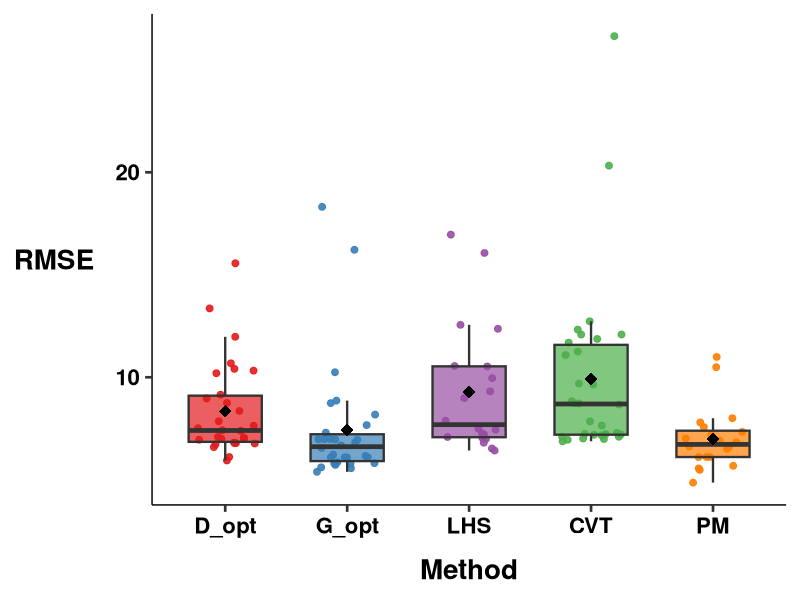
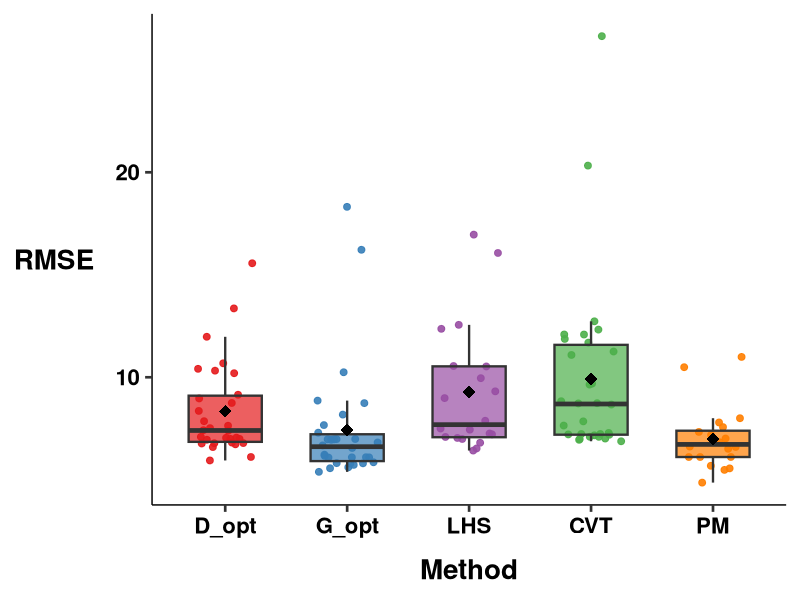

The R script that drew these images, in order:
# --- 加载必要的库 ---
library(ggplot2)
library(dplyr)
if (!requireNamespace("RColorBrewer", quietly = TRUE)) {
  install.packages("RColorBrewer")
}
library(RColorBrewer)

# --- 1. 全局字体大小控制 ---
global_font_size <- 20

# --- 2. 数据加载与准备 (直接从您提供的数据创建数据框) ---
cat("CAN: 正在直接从您提供的数据创建数据框...\n")
raw_data <- data.frame(
  stringsAsFactors = FALSE,
  method = c("G_opt","G_opt","G_opt","G_opt","G_opt","G_opt","G_opt",
             "G_opt","G_opt","G_opt","G_opt","G_opt","G_opt","G_opt",
             "G_opt","G_opt","G_opt","G_opt","G_opt","G_opt","G_opt",
             "G_opt","G_opt","G_opt","G_opt","G_opt","G_opt","G_opt",
             "G_opt","G_opt","D_opt","D_opt","D_opt","D_opt","D_opt",
             "D_opt","D_opt","D_opt","D_opt","D_opt","D_opt","D_opt",
             "D_opt","D_opt","D_opt","D_opt","D_opt","D_opt","D_opt",
             "D_opt","D_opt","D_opt","D_opt","D_opt","D_opt","D_opt",
             "D_opt","D_opt","D_opt","D_opt","CVT","CVT","CVT",
             "CVT","CVT","CVT","CVT","CVT","CVT","CVT","CVT","CVT",
             "CVT","CVT","CVT","CVT","CVT","CVT","CVT","CVT",
             "CVT","CVT","CVT","CVT","CVT","CVT","CVT","CVT","CVT",
             "CVT","PM","PM","PM","PM","PM","PM","PM","PM","PM",
             "PM","PM","PM","PM","PM","PM","PM","PM","PM","PM","PM",
             "LHS","LHS","LHS","LHS","LHS","LHS","LHS","LHS","LHS",
             "LHS","LHS","LHS","LHS","LHS","LHS","LHS","LHS",
             "LHS","LHS","LHS"),
  RMSE_target = c(8.738963342,8.861105906,6.164620366,6.987232814,
                  18.31436235,5.607969396,6.551156548,6.981042668,
                  5.810970275,8.179679084,16.2201326,6.225099329,
                  10.24565788,5.562675134,7.297922263,5.853421787,
                  6.099648506,6.819801863,6.092957577,6.971577261,
                  6.973726199,5.386979033,6.676703994,6.093129551,
                  7.667670054,6.084179709,5.802249162,6.949992805,
                  5.783752622,5.725791282,6.72943329,6.952566694,
                  7.05589227,7.417539053,6.769240527,7.392059435,
                  6.789992268,6.995886789,8.967349939,7.045960551,
                  6.782527603,5.941990672,6.995336974,7.636211775,
                  6.111852166,8.358720428,11.97618007,6.815563467,
                  7.858020031,15.56258739,10.4120228,7.09191813,
                  10.19814803,6.594127469,13.3596679,9.147938664,
                  8.74628205,10.68199976,7.518934919,10.32292261,
                  12.08803647,12.08521529,9.643034642,7.234268093,
                  20.32638239,6.985634897,7.212601279,11.8704365,
                  8.736370636,7.235227128,12.73053111,9.69270365,
                  8.725609164,12.32556592,8.831979355,7.097922461,
                  26.64135047,6.94910016,11.69070288,7.010747734,
                  7.644593397,7.285372154,7.194746441,11.08828808,
                  7.094007051,11.25621228,7.849449358,7.168391556,
                  6.878069901,8.668850286,6.901772786,7.185092688,
                  10.49171295,8.00265612,6.109561118,7.013348021,
                  7.33446269,6.109844133,5.68137318,5.481809284,
                  7.795725404,10.99252635,6.510242297,5.556092375,
                  6.830410884,6.111461139,6.60049322,4.860479645,
                  7.569803905,6.620793235,7.216020969,10.52821124,
                  12.55825402,9.314445453,7.088173167,6.989244633,
                  8.984284652,6.527507273,7.443911425,6.424697956,
                  7.258683398,10.54939529,7.039875085,16.95925978,
                  12.36406756,16.06429762,6.805993099,7.878635302,
                  7.498420956,9.956827217)
)
cat("CAN: 数据框创建成功。\n")

# --- 数据清洗与预处理 ---
rmse_column_to_use <- "RMSE_target" 

raw_data <- raw_data %>%
  filter(!is.na(.data[[rmse_column_to_use]]))

# 定义期望的X轴顺序
desired_order <- c("D_opt", "G_opt", "LHS", "CVT", "PM")
cat("CAN: X轴顺序保持为:", paste(desired_order, collapse=", "), "\n")

raw_data$method <- factor(raw_data$method, levels = desired_order)
method_names <- levels(raw_data$method)
n_methods <- length(method_names)

# --- 3. 计算摘要统计信息 (用于绘制均值点) ---
summary_stats <- raw_data %>%
  group_by(method) %>%
  summarise(
    mean_RMSE = mean(.data[[rmse_column_to_use]], na.rm = TRUE),
    .groups = 'drop'
  )

# --- 4. 【本次修改】: 定义统一的颜色调色板 ---
# 使用您推荐的颜色
recommended_colors <- c(
  "D_opt"   = "#E41A1C", # Red
  "G_opt"   = "#377EB8", # Blue
  "CVT"     = "#4DAF4A", # Green
  "LHS"     = "#984EA3", # Purple
  "PM"      = "#FF7F00"  # Orange
)

# 根据 desired_order 排列颜色，确保与X轴顺序一致
# 这个 `final_colors` 将同时用于散点颜色和箱线图填充
final_colors <- recommended_colors[desired_order]
names(final_colors) <- method_names
cat("CAN: 已采用您推荐的新调色板。\n")

# --- 5. 创建箱线图并叠加散点 ---
rmse_boxplot_final <- ggplot(raw_data, aes(x = method, y = .data[[rmse_column_to_use]])) +
  
  # 使用统一颜色
  geom_jitter(
    aes(color = method),
    width = 0.25,
    size = 2.0,
    alpha = 0.9
  ) +
  
  # 使用统一颜色
  geom_boxplot(
    aes(fill = method),
    width = 0.6,
    lwd = 0.8,
    alpha = 0.7,
    outlier.shape = NA
  ) +
  
  # 添加均值点
  geom_point(
    data = summary_stats,
    aes(x=method, y = mean_RMSE),
    shape = 18, # 菱形
    size = 4,
    color = "black"
  ) +
  
  # --- 6. 【本次修改】: 自定义外观以使用统一颜色 ---
  # 设置箱线图填充颜色
  scale_fill_manual(
    values = final_colors
  ) +
  
  # 设置散点颜色
  scale_color_manual(
    values = final_colors
  ) +
  
  labs(
    x = "Method",
    y = "RMSE"
  ) +
  
  theme_bw(base_size = global_font_size) +
  
  theme(
    plot.title = element_blank(),
    axis.text = element_text(face = "bold", color = "black"),
    axis.title.x = element_text(face = "bold", margin = margin(t = 15)),
    axis.title.y = element_text(
      face = "bold",
      angle = 0,
      vjust = 0.5,
      margin = margin(r = 15)
    ),
    legend.position = "none", # 彻底隐藏图例
    
    panel.grid.major = element_blank(),
    panel.grid.minor = element_blank(),
    panel.border = element_blank(),
    axis.line = element_line(colour = "black", linewidth = 0.5)
  )

# --- 7. 显示图表 ---
if (n_methods > 0) {
  print(rmse_boxplot_final)
  cat("CAN: 代码执行完毕。已根据您指定的统一调色板生成最终的RMSE对比箱线图。\n")
} else {
  cat("CAN: 警告！没有足够的数据来生成图表。\n")
}
ggsave("RMSEbattery.pdf", plot = rmse_boxplot_final, width = 6, height = 5, device = "pdf")
# --- 8. (可选) 保存图表 ---
# if (n_methods > 0) {
#   ggsave(
#     "RMSE_boxplot_unified_color.png",
#     plot = rmse_boxplot_final,
#     width = 8, 
#     height = 6,
#     dpi = 300
#   )
#   cat("CAN: 图像已保存为 'RMSE_boxplot_unified_color.png'\n")
# }
